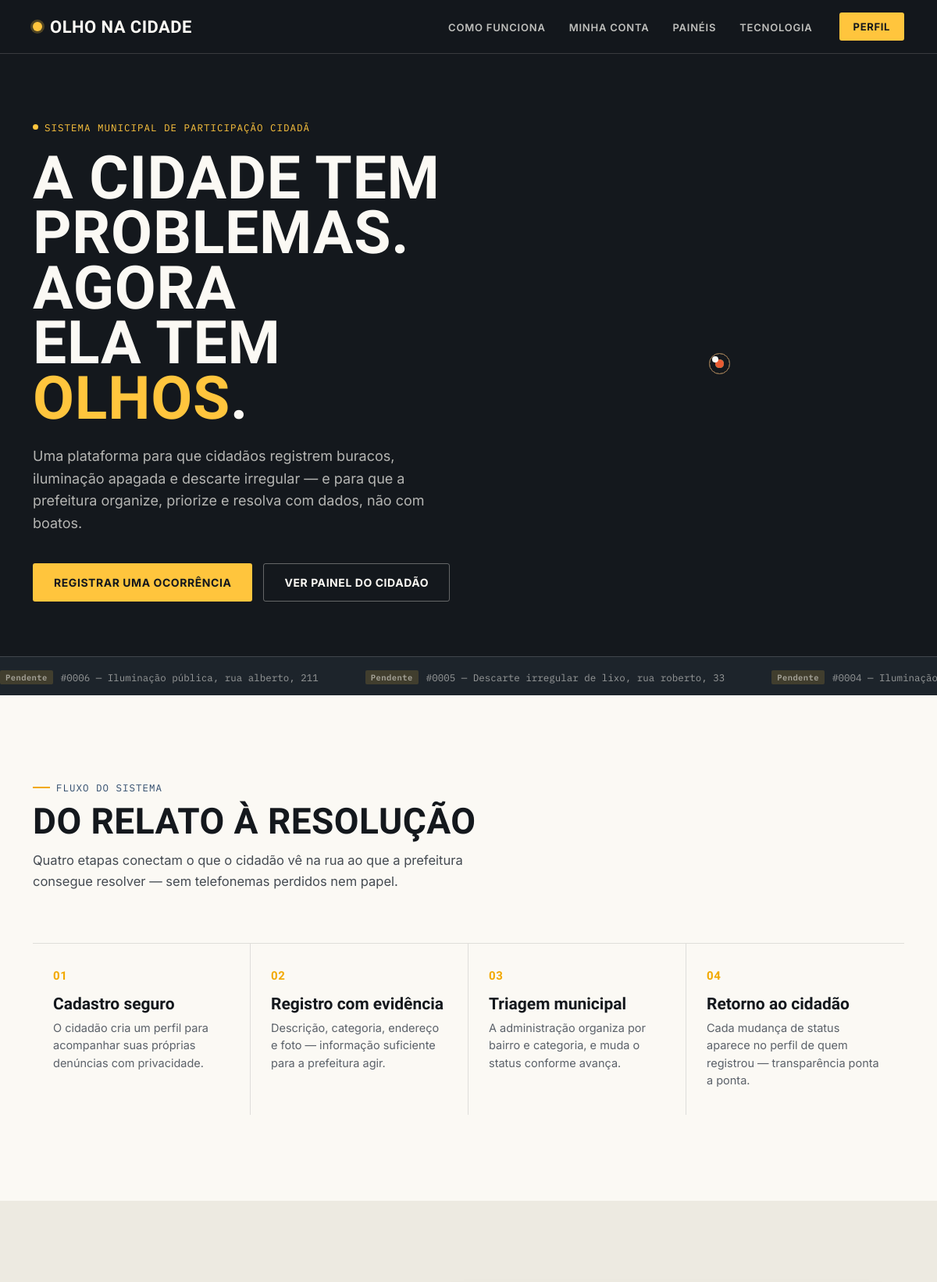
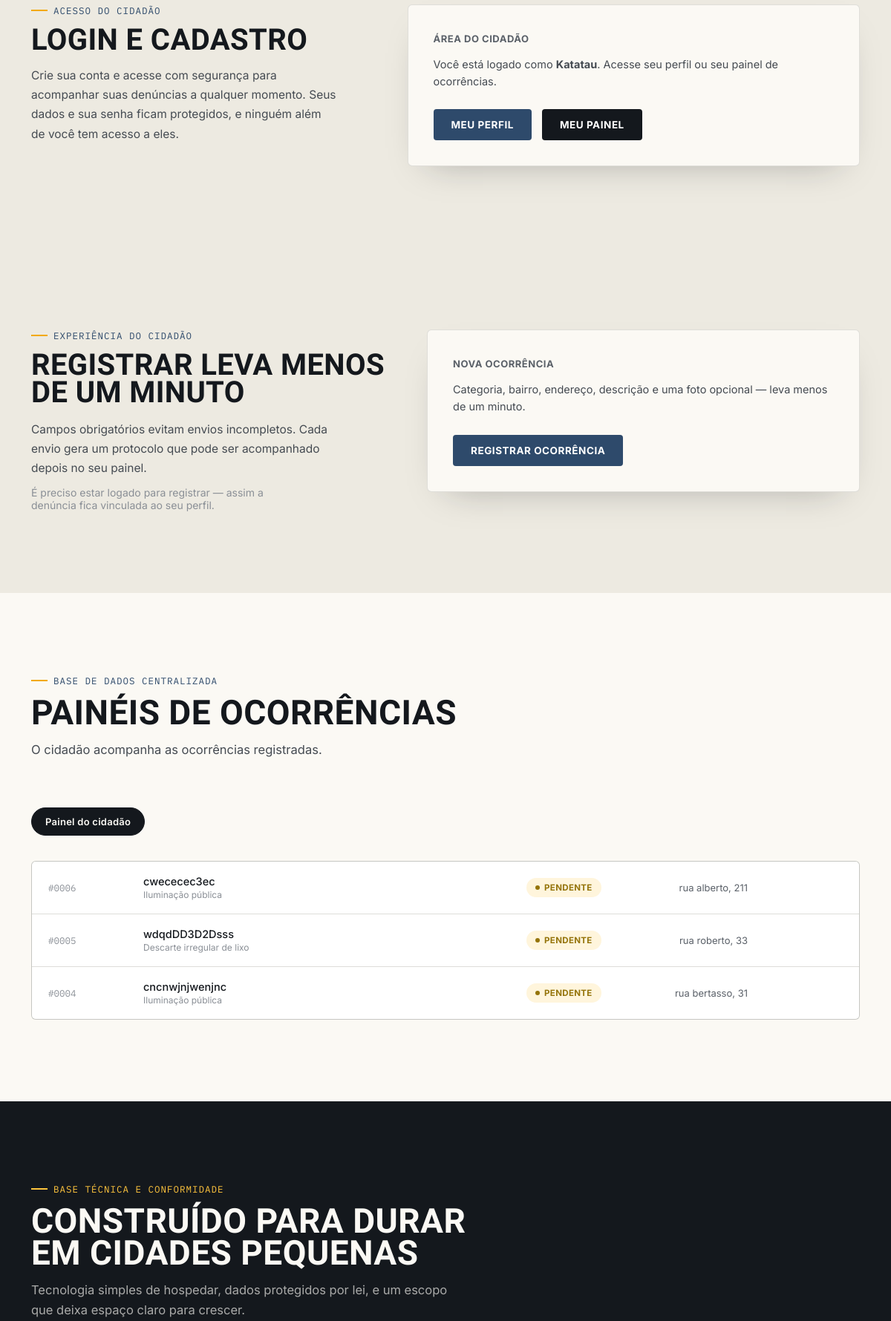
/ (signed in, upper part), run on the app's committed database (2 pictures, top to bottom).
### tables this page shows
CREATE TABLE `ocorrencias` (
  `id` int(11) NOT NULL,
  `usuario_id` int(11) NOT NULL,
  `categoria` varchar(80) NOT NULL,
  `bairro` varchar(120) NOT NULL,
  `endereco` varchar(200) NOT NULL,
  `descricao` text NOT NULL,
  `foto_path` varchar(255) DEFAULT NULL,
  `status` enum('pendente','em_analise','resolvido') NOT NULL DEFAULT 'pendente',
  `recado_adm` text DEFAULT NULL,
  `recado_atualizado_em` datetime DEFAULT NULL,
  `criado_em` datetime NOT NULL DEFAULT current_timestamp()
);

### index.php (the view, shortened to what this page needs)
<?php
require __DIR__ . '/php/config.php';
$logado = isset($_SESSION['usuario_id']);
$statusInfo = [
    'pendente'   => ['label' => 'Pendente',    'pill' => 'pendente', 'tag' => 'tag-pend'],
    'em_analise' => ['label' => 'Em análise',  'pill' => 'analise',  'tag' => 'tag-analise'],
    'resolvido'  => ['label' => 'Resolvido',   'pill' => 'resolvido','tag' => 'tag-ok'],
];
$stmtTicker = $pdo->prepare("SELECT id, categoria, endereco, status FROM ocorrencias WHERE status = 'pendente' ORDER BY criado_em DESC LIMIT 6");
$stmtTicker->execute();
$ocorrenciasTicker = $stmtTicker->fetchAll();
$stmtPainel = $pdo->prepare("SELECT id, categoria, bairro, endereco, descricao, status FROM ocorrencias WHERE status = 'pendente' ORDER BY criado_em DESC LIMIT 12");
$stmtPainel->execute();
$ocorrenciasPainel = $stmtPainel->fetchAll();
?>
<!DOCTYPE html>
<html lang="pt-BR">
<head>
<link rel="stylesheet" href="style.css">
</head>
<body>
<header>
  <div class="navwrap">
    <div class="logo"><span class="dot"></span> Olho na Cidade</div>
    <div class="navlinks">
      <nav>
        <ul>
          <li><a href="#como-funciona">Como funciona</a></li>
          <li><a href="#conta"><?= $logado ? 'Minha conta' : 'Entrar / Cadastrar' ?></a></li>
          <li><a href="#paineis">Painéis</a></li>
          <li><a href="#tecnologia">Tecnologia</a></li>
        </ul>
      </nav>
      <?php if ($logado && (isset($_SESSION['tipo']) ? $_SESSION['tipo'] : 'cidadao') === 'admin'): ?>
        <a class="nav-cta" href="php/paineladm.php">Painel adm</a>
      <?php elseif ($logado): ?>
        <a class="nav-cta" href="php/perfil.php">Perfil</a>
      <?php else: ?>
        <a class="nav-cta" href="php/login.php">Entrar</a>
      <?php endif; ?>
    </div>
  </div>
</header>
<section class="hero">
  <div class="wrap hero-grid">
    <div>
      <div class="eyebrow">Sistema municipal de participação cidadã</div>
      <h1>A cidade tem<br>problemas. Agora<br>ela tem <em>olhos</em>.</h1>
      <p class="lede">Uma plataforma para que cidadãos registrem buracos, iluminação apagada e descarte irregular — e para que a prefeitura organize, priorize e resolva com dados, não com boatos.</p>
      <div class="hero-ctas">
        <a href="php/Registrar.php" class="btn btn-primary">Registrar uma ocorrência</a>
        <a href="#paineis" class="btn btn-ghost">Ver painel do cidadão</a>
      </div>
    </div>
    <div class="radar-wrap" aria-hidden="true">
      <div class="blip pend2"></div>
      <div class="radar-center"></div>
    </div>
  </div>
  <div class="ticker">
    <div class="ticker-track">
      <?php if (empty($ocorrenciasTicker)): ?>
        <span>Nenhuma ocorrência pendente no momento.</span>
      <?php else: ?>
        <?php $voltas = count($ocorrenciasTicker) >= 4 ? 2 : 1; ?>
        <?php for ($volta = 0; $volta < $voltas; $volta++): ?>
          <?php foreach ($ocorrenciasTicker as $o): ?>
            <?php $info = $statusInfo[$o['status']]; ?>
            <span><span class="tag <?= $info['tag'] ?>"><?= $info['label'] ?></span> #<?= str_pad($o['id'], 4, '0', STR_PAD_LEFT) ?> — <?= htmlspecialchars($o['categoria']) ?>, <?= htmlspecialchars($o['endereco']) ?></span>
          <?php endforeach; ?>
        <?php endfor; ?>
      <?php endif; ?>
    </div>
  </div>
</section>
<section id="como-funciona">
  <div class="wrap">
    <div class="section-head">
      <div class="kicker">Fluxo do sistema</div>
      <h2>Do relato à resolução</h2>
      <p>Quatro etapas conectam o que o cidadão vê na rua ao que a prefeitura consegue resolver — sem telefonemas perdidos nem papel.</p>
    </div>
  </div>
  <div class="wrap">
    <div class="steps">
      <div class="step">
        <div class="num">01</div>
        <h3>Cadastro seguro</h3>
        <p>O cidadão cria um perfil para acompanhar suas próprias denúncias com privacidade.</p>
      </div>
      <div class="step">
        <div class="num">02</div>
        <h3>Registro com evidência</h3>
        <p>Descrição, categoria, endereço e foto — informação suficiente para a prefeitura agir.</p>
      </div>
      <div class="step">
        <div class="num">03</div>
        <h3>Triagem municipal</h3>
        <p>A administração organiza por bairro e categoria, e muda o status conforme avança.</p>
      </div>
      <div class="step">
        <div class="num">04</div>
        <h3>Retorno ao cidadão</h3>
        <p>Cada mudança de status aparece no perfil de quem registrou — transparência ponta a ponta.</p>
      </div>
    </div>
  </div>
</section>
<section id="conta" class="conta">
  <div class="wrap">
    <div class="conta-grid">
      <div>
        <div class="kicker">Acesso do cidadão</div>
        <h2 style="font-size:clamp(28px,3.6vw,40px); font-weight:800; margin-bottom:6px;">Login e cadastro</h2>
        <p style="font-size:15.5px; line-height:1.7; color:#454B52; max-width:42ch; margin-top:16px;">Crie sua conta e acesse com segurança para acompanhar suas denúncias a qualquer momento. Seus dados e sua senha ficam protegidos, e ninguém além de você tem acesso a eles.</p>
      </div>
      <div class="conta-teaser-card">
        <?php if ($logado && (isset($_SESSION['tipo']) ? $_SESSION['tipo'] : 'cidadao') === 'admin'): ?>
          <strong style="text-transform:uppercase; font-size:13px; letter-spacing:0.04em; color:#5B6169;">Área do administrador</strong>
          <p style="margin-top:14px; font-size:14.5px; line-height:1.6; color:#454B52;">Você está logado como <strong><?= htmlspecialchars($_SESSION['usuario_nome']) ?></strong> (admin). Acesse o painel administrativo.</p>
          <div class="conta-teaser-actions">
            <a href="php/perfil.php" class="btn-solid" style="text-decoration:none; display:inline-block;">Meu perfil</a>
            <a href="php/paineladm.php" class="btn-solid" style="text-decoration:none; display:inline-block; background:var(--asphalt);">Painel administrativo</a>
          </div>
        <?php elseif ($logado): ?>
          <strong style="text-transform:uppercase; font-size:13px; letter-spacing:0.04em; color:#5B6169;">Área do cidadão</strong>
          <p style="margin-top:14px; font-size:14.5px; line-height:1.6; color:#454B52;">Você está logado como <strong><?= htmlspecialchars($_SESSION['usuario_nome']) ?></strong>. Acesse seu perfil ou seu painel de ocorrências.</p>
          <div class="conta-teaser-actions">
            <a href="php/perfil.php" class="btn-solid" style="text-decoration:none; display:inline-block;">Meu perfil</a>
            <a href="php/painel.php" class="btn-solid" style="text-decoration:none; display:inline-block; background:var(--asphalt);">Meu painel</a>
          </div>
        <?php endif; ?>
      </div>
    </div>
  </div>
</section>
<section id="registro" class="registro">
  <div class="wrap">
    <div class="registro-grid">
      <div>
        <div class="kicker">Experiência do cidadão</div>
        <h2 style="font-size:clamp(28px,3.6vw,40px); font-weight:800; margin-bottom:18px;">Registrar leva menos<br>de um minuto</h2>
        <p style="font-size:15.5px; line-height:1.7; color:#454B52; max-width:42ch;">Campos obrigatórios evitam envios incompletos. Cada envio gera um protocolo que pode ser acompanhado depois no seu painel.</p>
        <p style="font-size:14px; color:#8A8F96; max-width:42ch; margin-top:10px;">É preciso estar logado para registrar — assim a denúncia fica vinculada ao seu perfil.</p>
      </div>
      <div class="conta-teaser-card">
        <strong style="text-transform:uppercase; font-size:13px; letter-spacing:0.04em; color:#5B6169;">Nova ocorrência</strong>
        <p style="margin-top:14px; font-size:14.5px; line-height:1.6; color:#454B52;">Categoria, bairro, endereço, descrição e uma foto opcional — leva menos de um minuto.</p>
        <div class="conta-teaser-actions">
          <a href="php/Registrar.php" class="btn-solid" style="text-decoration:none; display:inline-block;">Registrar ocorrência</a>
        </div>
      </div>
    </div>
  </div>
</section>
<section id="paineis">
  <div class="wrap">
    <div class="section-head">
      <div class="kicker">Base de dados centralizada</div>
      <h2>Painéis de ocorrências</h2>
      <p>O cidadão acompanha as ocorrências registradas.</p>
    </div>
    <div class="tabs">
      <label for="tab-cidadao">Painel do cidadão</label>
    </div>
    <div class="panel" id="panel-cidadao">
      <div class="card-list">
        <?php if (empty($ocorrenciasPainel)): ?>
          <div class="empty-state">
            Nenhuma ocorrência pendente no momento.
            <?php if ($logado): ?>
              <br><a href="php/Registrar.php" style="color:var(--municipal); font-weight:700;">Registrar uma nova ocorrência</a>
            <?php else: ?>
              <br><a href="php/login.php" style="color:var(--municipal); font-weight:700;">Entrar</a> ou <a href="php/cadastro.php" style="color:var(--municipal); font-weight:700;">criar conta</a> pra registrar
            <?php endif; ?>
          </div>
        <?php else: ?>
          <?php foreach ($ocorrenciasPainel as $o): ?>
            <?php $info = $statusInfo[$o['status']]; ?>
            <div class="occ-card">
              <span class="proto-id mono">#<?= str_pad($o['id'], 4, '0', STR_PAD_LEFT) ?></span>
              <span class="desc"><?= htmlspecialchars($o['descricao']) ?><span class="cat"><?= htmlspecialchars($o['categoria']) ?></span></span>
              <span class="pill <?= $info['pill'] ?>"><?= $info['label'] ?></span>
              <span class="bairro"><?= htmlspecialchars($o['endereco']) ?></span>
            </div>
          <?php endforeach; ?>
        <?php endif; ?>
      </div>
    </div>
  </div>
</section>
<section id="tecnologia" class="tech">
  <div class="wrap">
    <div class="section-head">
      <div class="kicker">Base técnica e conformidade</div>
      <h2>Construído para durar em cidades pequenas</h2>
      <p>Tecnologia simples de hospedar, dados protegidos por lei, e um escopo que deixa espaço claro para crescer.</p>
    </div>
  </div>
</section>
</body>
</html>

### data on the page
ocorrencias: status "Pendente", id "0006", categoria "Iluminação pública", endereco "rua alberto, 211", descricao "cwececec3ec", status "PENDENTE"
ocorrencias: status "Pendente", id "0005", categoria "Descarte irregular de lixo", endereco "rua roberto, 33", descricao "wdqdDD3D2Dsss", status "PENDENTE"
ocorrencias: status "Pendente", id "0004", categoria "Iluminação…", descricao "cncnwjnjwenjnc", categoria "Iluminação pública", status "PENDENTE", endereco "rua bertasso, 31"

### other printed values
$_SESSION['usuario_nome'] "Katatau"
